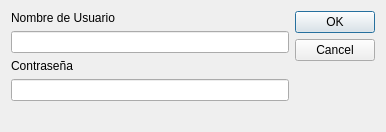
<?xml version="1.0" encoding="UTF-8"?>
<ui version="4.0">
 <class>logindialog</class>
 <widget class="QDialog" name="logindialog">
  <property name="geometry">
   <rect>
    <x>0</x>
    <y>0</y>
    <width>386</width>
    <height>132</height>
   </rect>
  </property>
  <property name="windowTitle">
   <string>Login</string>
  </property>
  <layout class="QHBoxLayout" name="horizontalLayout">
   <item>
    <layout class="QVBoxLayout" name="verticalLayout">
     <item>
      <widget class="QLabel" name="label">
       <property name="text">
        <string>Nombre de Usuario</string>
       </property>
      </widget>
     </item>
     <item>
      <widget class="QLineEdit" name="userName"/>
     </item>
     <item>
      <widget class="QLabel" name="label_2">
       <property name="text">
        <string>Contraseña</string>
       </property>
      </widget>
     </item>
     <item>
      <widget class="QLineEdit" name="passUser"/>
     </item>
     <item>
      <spacer name="verticalSpacer">
       <property name="orientation">
        <enum>Qt::Vertical</enum>
       </property>
       <property name="sizeHint" stdset="0">
        <size>
         <width>20</width>
         <height>40</height>
        </size>
       </property>
      </spacer>
     </item>
    </layout>
   </item>
   <item>
    <widget class="QDialogButtonBox" name="buttonBox">
     <property name="orientation">
      <enum>Qt::Vertical</enum>
     </property>
     <property name="standardButtons">
      <set>QDialogButtonBox::Cancel|QDialogButtonBox::Ok</set>
     </property>
    </widget>
   </item>
  </layout>
 </widget>
 <resources/>
 <connections>
  <connection>
   <sender>buttonBox</sender>
   <signal>accepted()</signal>
   <receiver>logindialog</receiver>
   <slot>accept()</slot>
   <hints>
    <hint type="sourcelabel">
     <x>248</x>
     <y>254</y>
    </hint>
    <hint type="destinationlabel">
     <x>157</x>
     <y>274</y>
    </hint>
   </hints>
  </connection>
  <connection>
   <sender>buttonBox</sender>
   <signal>rejected()</signal>
   <receiver>logindialog</receiver>
   <slot>reject()</slot>
   <hints>
    <hint type="sourcelabel">
     <x>316</x>
     <y>260</y>
    </hint>
    <hint type="destinationlabel">
     <x>286</x>
     <y>274</y>
    </hint>
   </hints>
  </connection>
 </connections>
</ui>
